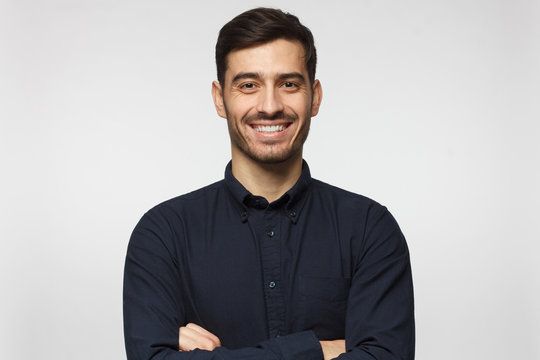
#> input picture images/person.jpg, 540 x 360 px, found by its file name
$ python rotation_image.py
#> lines starting #> are read from the running program, lines starting #| are printed output that depends on the picture
import cv2
import numpy as np

image= cv2.imread("C:\\Users\DELL\\computer Vision\\images\\person.jpg")
#> image is the input picture: shape (360, 540, 3); mean B, G, R 173.6, 172.8, 175.2

re_image= cv2.resize(image, (400,400))
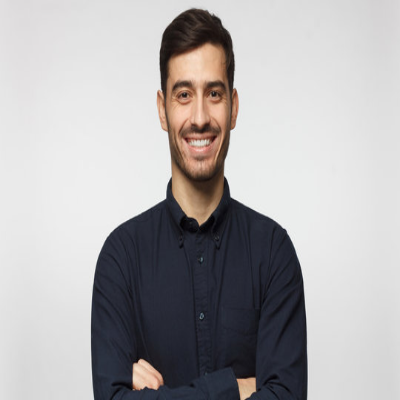
#> re_image: shape (400, 400, 3); mean B, G, R 173.5, 172.7, 175.1
print(re_image.shape)
#| (400, 400, 3)

width, height= re_image.shape[0], re_image.shape[1]
#> width = 400; height = 400

m= cv2.getRotationMatrix2D((width/2, height/2), 270, 1)
rotate_image= cv2.warpAffine(re_image, m, (height, width) )          # it is used for cropping the image.
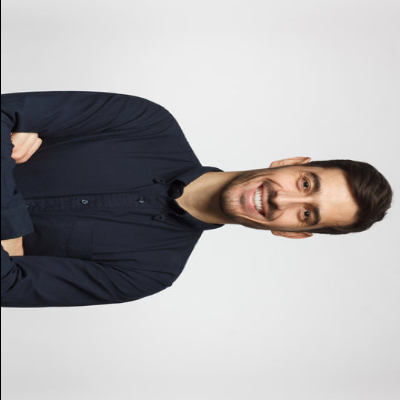
#> rotate_image: shape (400, 400, 3); mean B, G, R 173, 172.2, 174.6

h= np.hstack((re_image, rotate_image))
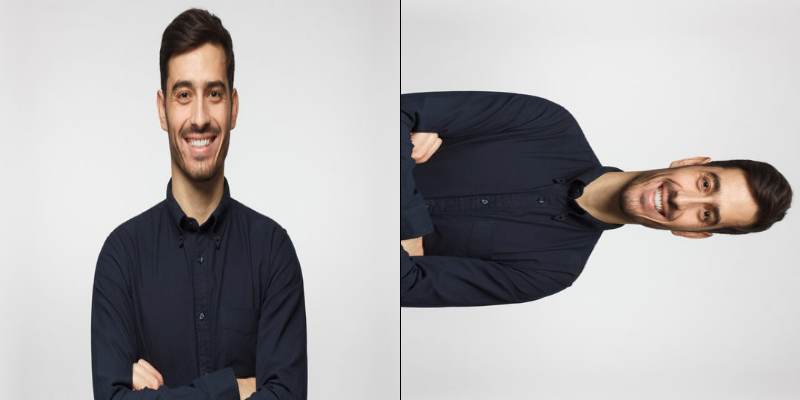
#> h: shape (400, 800, 3); mean B, G, R 173.3, 172.5, 174.8

cv2.imshow("image", h)
cv2.waitKey(0)
cv2.destroyAllWindows()
